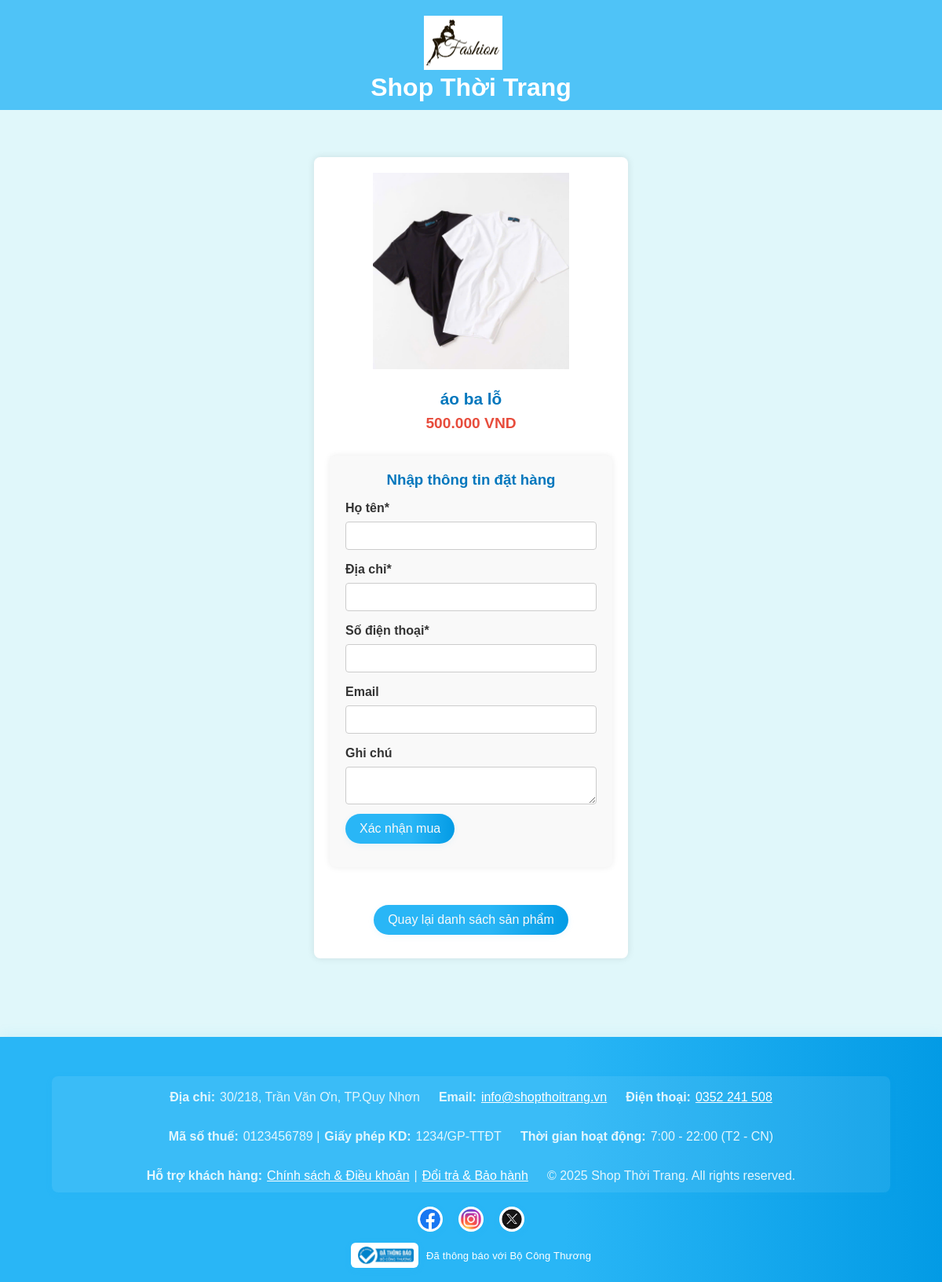
Screenshot of /mua_ngay.php?id=AO0017 with the database file from the repository.
### tables this page shows
CREATE TABLE `san_pham` (
  `san_pham_id` varchar(20) NOT NULL,
  `gia_san_pham` int(20) NOT NULL,
  `san_pham` varchar(30) NOT NULL,
  `hinh_anh` varchar(100) NOT NULL
);

### mua_ngay.php (the view, shortened to what this page needs)
<?php
require_once 'connect.php';
$id = isset($_GET['id']) ? $_GET['id'] : '';
$item = null;
$error = '';
$show_form = false;
if ($id !== '') {
    $stmt = $conn->prepare("SELECT * FROM san_pham WHERE san_pham_id = ?");
    $stmt->bind_param("s", $id);
    $stmt->execute();
    $result = $stmt->get_result();
    if ($result && $result->num_rows > 0) {
        $item = $result->fetch_assoc();
    } else {
        $error = "Không tìm thấy sản phẩm!";
    }
} else {
    $error = "Sản phẩm không hợp lệ!";
}
?>
<!DOCTYPE html>
<html lang="vi">
<head>
    <link rel="stylesheet" href="style.css">
</head>
<body>
    <header>
        <div class="logo"><img src="imagin/logo.webp" alt="Logo"></div>
        <h1>Shop Thời Trang</h1>
    </header>
    <div class="container">
        <?php if ($error): ?>
            <div class="error"><?= htmlspecialchars($error) ?></div>
            <div style="text-align:center;margin-top:20px;">
                <a href="san_pham.php">Quay lại danh sách sản phẩm</a>
            </div>
        <?php else: ?>
        <div class="product-detail">
            <?php $img = $item['hinh_anh'] ?: 'imagin/default.jpg'; ?>
            <img src="<?= htmlspecialchars($img) ?>" alt="<?= htmlspecialchars($item['san_pham']) ?>">
            <h2><?= htmlspecialchars($item['san_pham']) ?></h2>
            <p class="price"><?= number_format($item['gia_san_pham'],0,',','.') ?> VND</p>
            <form method="post" class="order-form">
                <h3>Nhập thông tin đặt hàng</h3>
                <label>Họ tên*</label>
                <input type="text" name="ho_ten" required>
                <label>Địa chỉ*</label>
                <input type="text" name="dia_chi" required>
                <label>Số điện thoại*</label>
                <input type="text" name="sdt" required>
                <label>Email</label>
                <input type="email" name="email">
                <label>Ghi chú</label>
                <textarea name="ghi_chu"></textarea>
                <button class="btn" type="submit" name="order_submit">Xác nhận mua</button>
            </form>
            <br>
            <a class="btn" href="san_pham.php">Quay lại danh sách sản phẩm</a>
        </div>
        <?php endif; ?>
    </div>
    <footer class="footer">
    <div class="footer-content">
        <div class="footer-info">
            <p><strong>Địa chỉ:</strong> 30/218, Trần Văn Ơn, TP.Quy Nhơn</p>
            <p><strong>Email:</strong> <a href="mailto:info@shopthoitrang.vn">info@shopthoitrang.vn</a></p>
            <p><strong>Điện thoại:</strong> <a href="tel:0123456789">0352 241 508</a></p>
            <p><strong>Mã số thuế:</strong> 0123456789 | <strong>Giấy phép KD:</strong> 1234/GP-TTĐT</p>
            <p><strong>Thời gian hoạt động:</strong> 7:00 - 22:00 (T2 - CN)</p>
            <p><strong>Hỗ trợ khách hàng:</strong> <a href="chinh_sach.php">Chính sách &amp; Điều khoản</a> | <a href="doi_tra.php">Đổi trả &amp; Bảo hành</a></p>
            <p>&copy; <?= date('Y') ?> Shop Thời Trang. All rights reserved.</p>
        </div>
        <div class="social-icons">
            <a href="https://www.facebook.com/minhthuan.le.923724"><img src="imagin/Facebook.webp" alt="Facebook"></a>
            <a href="https://www.instagram.com/minhthuan.le.923724"><img src="imagin/Insta.webp" alt="Instagram"></a>
            <a href="https://twitter.com/minhthuan_le"><img src="imagin/X.webp" alt="Twitter"></a>
        </div>
        <div class="certification" style="margin-top:10px;">
            <img src="imagin/bocongthuong.png" alt="Đã thông báo Bộ Công Thương" style="height:32px;">
            <span style="font-size:13px;color: white;">Đã thông báo với Bộ Công Thương</span>
        </div>
    </div>
</footer>
</body>
</html>

### style.css (style rules this page uses)
* { margin: 0; padding: 0; box-sizing: border-box; }
body { font-family: Arial, sans-serif; background: #E0F7FA; color: #333; min-height: 100vh; }
header { background: #4FC3F7; color: #fff; padding: 20px 0 10px 0; text-align: center; }
header .logo img { width: 100px; }
.logo { margin-right: 20px; }
.container { display: flex; padding: 20px; gap: 20px; align-items: flex-start; }
.product-detail { max-width: 400px; margin: 40px auto; background: #fff; padding: 20px; border-radius: 8px; box-shadow: 0 0 10px rgba(0,0,0,0.1); text-align: center; }
.product-detail img { width: 70%; max-width: 250px; object-fit: cover; margin-bottom: 12px; }
.product-detail h2 { font-size: 1.3em; color: #0277BD; margin: 10px 0 8px 0; }
.price { margin-top: auto; color: #e74c3c; font-size: 1.2em; font-weight: bold; }
.order-form { max-width: 400px; margin: 30px auto; background: #f9f9f9; padding: 20px; border-radius: 8px; box-shadow: 0 0 8px rgba(0,0,0,0.08); text-align: left; }
.order-form h3 { text-align: center; color: #0277BD; margin-bottom: 16px; }
.order-form input, .order-form textarea { width: 100%; padding: 8px; margin: 8px 0; border-radius: 4px; border: 1px solid #ccc; font-size: 1em; }
.order-form label { font-weight: bold; margin-top: 8px; display: block; }
.footer { background: linear-gradient(90deg, #29B6F6 60%, #039BE5 100%); color: #fff; text-align: center; padding: 32px 0 18px 0; margin-top: 40px; box-shadow: 0 -2px 16px rgba(41,182,246,0.10); font-size: 1em; position: relative; }
.footer-content { max-width: 1100px; margin: 0 auto; padding: 0 16px; }
.footer-info { margin: 18px 0 12px 0; display: flex; flex-wrap: wrap; justify-content: center; align-items: flex-start; gap: 32px 24px; background: rgba(255,255,255,0.08); border-radius: 8px; padding: 18px 28px 12px 28px; box-shadow: 0 2px 8px rgba(41,182,246,0.08); text-align: left; }
.footer-info p { margin: 0; color: #e3f6fd; font-size: 1em; min-width: 180px; white-space: nowrap; display: flex; align-items: center; gap: 6px; }
.footer-info a { color: #fff; text-decoration: underline; transition: color 0.2s; }
.footer .social-icons { margin: 18px 0 8px 0; }
.footer .social-icons a { margin: 0 8px; display: inline-block; transition: transform 0.2s; }
.footer .social-icons img { width: 32px; height: 32px; border-radius: 50%; background: #fff; padding: 3px; box-shadow: 0 2px 8px rgba(41,182,246,0.10); transition: box-shadow 0.2s; }
.certification { margin-top: 12px; display: flex; align-items: center; justify-content: center; gap: 10px; }
.certification img { height: 32px; background: #fff; border-radius: 6px; padding: 2px 6px; box-shadow: 0 2px 8px rgba(41,182,246,0.10); }
.certification span { font-size: 13px; color: #e0e0e0; letter-spacing: 0.2px; }
.btn { background: linear-gradient(90deg, #29B6F6 60%, #039BE5 100%); color: #f9f9f9; border: none; padding: 10px 18px; border-radius: 25px; cursor: pointer; text-decoration: none; font-size: 1em; font-weight: 500; margin-bottom: 10px; display: inline-block; box-shadow: 0 2px 8px rgba(41, 182, 246, 0.08); transition: background 0.3s, box-shadow 0.3s; }

### rows the page displays
san_pham: hinh_anh (picture), san_pham "áo ba lỗ", gia_san_pham "500.000"
